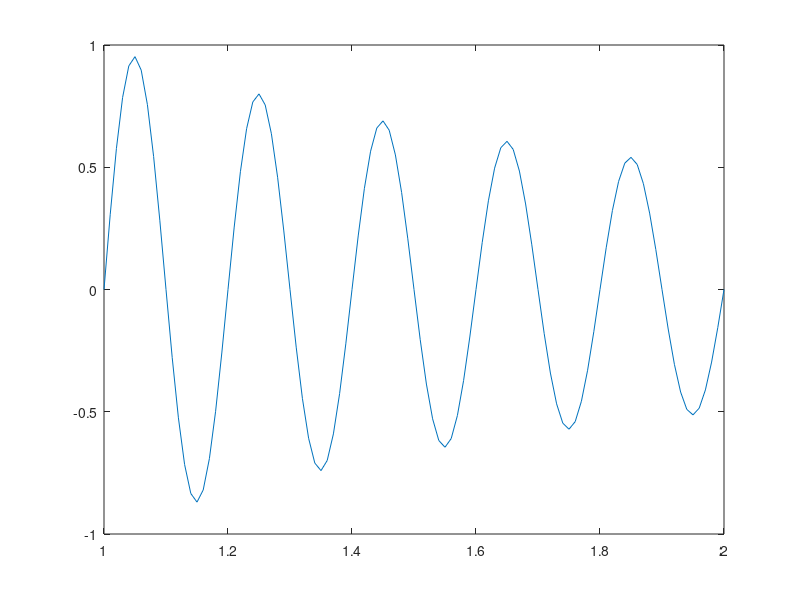

Write MATLAB code to recreate this figure. (Note: this script raises an error after producing the figure.)
%思想利用群体智能(多个数据)来避免求导，采用迭代收敛的方法进行求最优值
%在可行解中初始化一群粒子，每个粒子代表可能的最优解(用位置、速度、适应度三项指标表示其特征)
% 粒子在解空间中运动，跟踪个体极值Pbest和群体极值Gbest更新个体位置(适应度反应最优性)
% 伪代码：
%初始化粒子的位置和速度
%适应度函数值计算
%个体极值和群体极值计算
%while:
% 速度、位置更新->适应度函数值计算->个体极值和群体极值计算->判断
% 最优解
%%
clc
clear all
%%
x=1:0.01:2;
y=sin(10*pi*x)./x;
figure
plot(x,y)
hold on
%%  参数初始化
c1=1.49445;
c2=1.49445;
episode=50;%迭代次数
sizepop=10;%粒子规模，10个例子
Vmax=0.5;%速度限定
Vmin=-0.5;
popmax=2;%根据X范围定义1-2之间
popmin=1;
ws=0.9;
we=0.2;

%% 产生初始化位置和速度
for i=1:sizepop
    %随机产生一个种群
    pop(i,:)=(rands(1)+1)/2+1;%rands是-1到1，变换1到2 初始化位置.位置可能是多维的，不一定一维
    v(i,:)=0.5*rands(1);%初始化速度,速度可能是多维的，不一定一维
    %计算适应度函数
    fitness(i)=adapt_fun(pop(i,:));

end
%%  个体极值和群体极值
[bestfitness bestindex]=max(fitness);
gbest=pop(bestindex,:)%全体最佳,pop是一个数组，gbest是一个值,位置
pbest=pop;%个体最佳,数组,位置
fitnesspbest=fitness%数组,适应度值
fitnessgbest=bestfitness%数组,适应度值

%% 迭代寻优
for i=1:episode
    %w速度更新上一时刻值的权重，进行线性递减惯性
    w=ws-(ws-we)*(i/episode)
    for j=1:sizepop
        %速度更新,唯一的迭代公式,其实也是靠反馈控制来收敛
        v(j,:)=w*v(j,:)+c1*rand*(pbest(j,:)-pop(j,:))+c2*rand*(gbest-pop(j,:));%原来的速度、(该粒子的个体位置-个体最优)、(该粒子的个体位置-全局最优)
        %边界限幅约束 
        v(j,find(v(j,:)>Vmax))=Vmax;%对其分量进行限制
        v(j,find(v(j,:)<Vmin))=Vmin;%对其分量进行限制
        %种群(位置)更新
        pop(j,:)=pop(j,:)+v(j,:);
        pop(j,find(pop(j,:)>popmax))=popmax;
        pop(j,find(pop(j,:)<popmin))=popmin;
        %适应度更新(全部粒子更新)
        fitness(j)=adapt_fun(pop(j,:));
    end
    for j=1:sizepop
        %个体最优
        if fitness(j)>fitnesspbest(j)%更新后的适应度比之间好，则个体最优更新
            pbest(j,:)=pop(j,:);%个体的位置更新
            fitnesspbest(j)=fitness(j);%个体的适应度更新
        end
        %群体最优更新
        if fitness(j)>fitnessgbest%更新后的适应度比之间好，则个体最优更新
            gbest=pop(j,:);%个体的位置更新
            fitnessgbest=fitness(j);%个体的适应度更新
        end
    end
    yy(i)=fitnessgbest;
end

%%
[fitnessgbest gbest]%输出结果
plot(gbest,fitnessgbest,'r*')

figure
plot(yy)
title("最优个体适应度",'FontSize',12);
xlabel('进化代数','FontSize',12);
ylabel('适应度','FontSize',12);



















